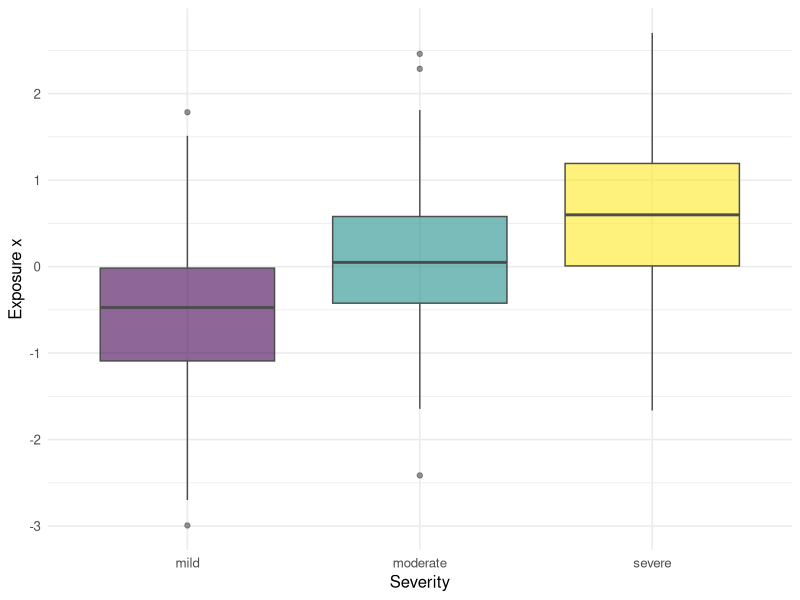

R code for this plot:
## ---- chunk 1
#| label: setup
library(tidyverse)
library(broom)
library(MASS)
library(nnet)
set.seed(42)
theme_set(theme_minimal(base_size = 12))
## ---- chunk 2
n <- 400
x <- rnorm(n)
eta <- 1.2 * x
# cumulative cutpoints
probs <- cbind(
  plogis(-0.5 - eta),
  plogis(1.0 - eta) - plogis(-0.5 - eta),
  1 - plogis(1.0 - eta)
)
y <- apply(probs, 1, function(p) sample(1:3, 1, prob = p))
dat <- tibble(x, y = factor(y, levels = 1:3,
                            labels = c("mild", "moderate", "severe"),
                            ordered = TRUE))

ggplot(dat, aes(y, x, fill = y)) +
  geom_boxplot(alpha = 0.6, colour = "grey30") +
  labs(x = "Severity", y = "Exposure x") +
  theme(legend.position = "none")
## ---- chunk 3
# quick graphical check: fit logistic at each cumulative split and compare slopes
splits <- tibble(cut = c("mild vs rest", "mild+mod vs severe")) |>
  mutate(coef = c(
    coef(glm(I(as.numeric(y) >= 2) ~ x, data = dat, family = binomial))[2],
    coef(glm(I(as.numeric(y) >= 3) ~ x, data = dat, family = binomial))[2]
  ))
splits
## ---- chunk 4
fit_polr <- polr(y ~ x, data = dat, Hess = TRUE)
summary(fit_polr)
# approximate p-values
coef_summary <- coef(summary(fit_polr))
p <- pnorm(abs(coef_summary[, "t value"]), lower.tail = FALSE) * 2
cbind(coef_summary, "p value" = round(p, 3))
exp(coef(fit_polr))  # cumulative odds ratio
## ---- chunk 5
fit_multi <- multinom(y ~ x, data = dat, trace = FALSE)
summary(fit_multi)
z <- summary(fit_multi)$coefficients / summary(fit_multi)$standard.errors
p_multi <- (1 - pnorm(abs(z), 0, 1)) * 2
round(p_multi, 3)
## ---- chunk 6
sessionInfo()
